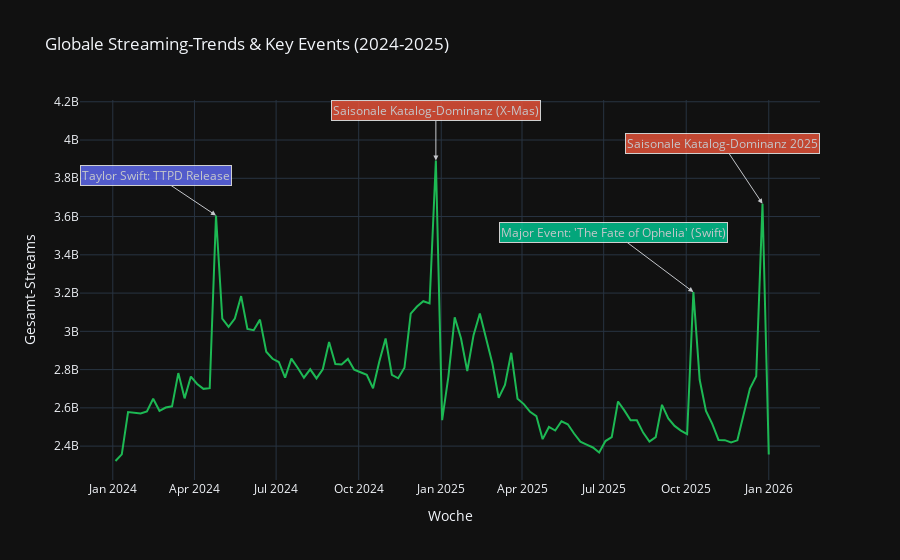

Notebook source saved alongside this figure:
### Markdown cell above
# SAISONALITÄT

### Code cell
# Aggregieren der gesamten Streams pro Woche
seasonal_trends = df.groupby('chart_week')['streams'].sum().reset_index()

# Plotting
fig = px.line(seasonal_trends, 
              x='chart_week', 
              y='streams',
              title='Globale Streaming-Trends & Key Events (2024-2025)',
              labels={'streams': 'Gesamt-Streams', 'chart_week': 'Woche'},
              template='plotly_dark')

# Kommentare in die Grafik einfügen
# Taylor Swift April 2024
fig.add_annotation(x="2024-04-25", 
                    y=3605841989,
                    text="Taylor Swift: TTPD Release",
                    showarrow=True, arrowhead=2, opacity=0.8,
                    ax=-60, ay=-40, bgcolor="#636EFA", bordercolor="white")

# Saisonale Rückkehr der Weihnachtshits
fig.add_annotation(x="2024-12-26", y=3893017659,
            text="Saisonale Katalog-Dominanz (X-Mas)",
            showarrow=True, arrowhead=2, opacity=0.8,
            ax=0, ay=-50, bgcolor="#EF553B", bordercolor="white")

# Der massive Oktober-Peak 2025
fig.add_annotation(x="2025-10-09", y=3205166486,
            text="Major Event: 'The Fate of Ophelia' (Swift)",
            showarrow=True, arrowhead=2, opacity=0.8,
            ax=-80, ay=-60, bgcolor="#00CC96", bordercolor="white")

fig.add_annotation(x="2025-12-25", y=3667133246,
            text="Saisonale Katalog-Dominanz 2025",
            showarrow=True, arrowhead=2, opacity=0.8,
            ax=-40, ay=-60, bgcolor="#EF553B", bordercolor="white")

# Optik verfeinern
fig.update_traces(line_color='#1DB954', line_width=2)

fig.show()
